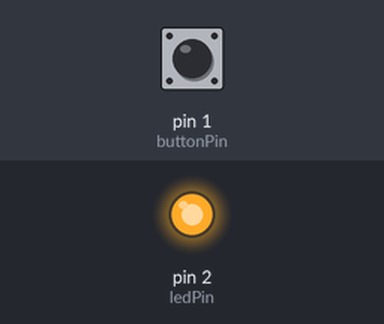
The sketch below on a simulated Arduino Uno, built with avr-gcc and run on an emulated ATmega328P. On the bench: output pins drawn as LEDs (lit = HIGH). The inputs (shaded band) are chosen by the test bench; at power-on: pin 1 (buttonPin) LOW.

Above: at 1.2 s.
1.3 s: pin 1 (buttonPin) pulled HIGH for 0.15 s
At 1.9 s:
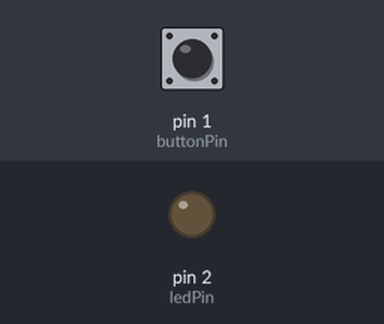
2.9 s: pin 1 (buttonPin) pulled HIGH for 1 s
At 4.3 s:
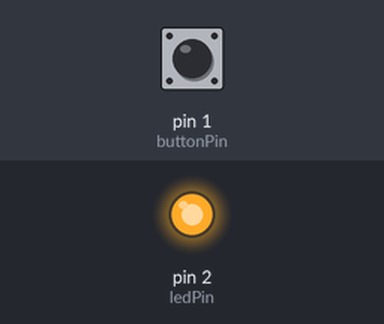
5.4 s: pin 1 (buttonPin) pulled HIGH for 3.2 s
At 6.2 s:
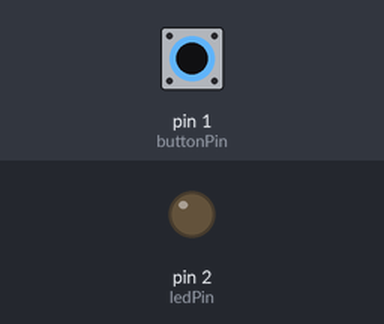
Timing chart, 0 to 8.4 s (numbered marks = the images above; inputs shaded):
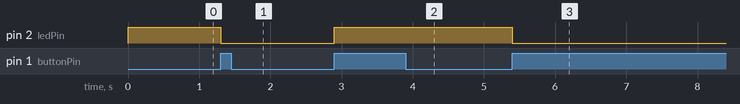

Measured:
- after the input at 1.3 s, pin 2 (ledPin): HIGH → LOW at once
- after the input at 2.9 s, pin 2 (ledPin): LOW → HIGH at once
- after the input at 5.4 s, pin 2 (ledPin): HIGH → LOW at once

The sketch:

sketch.ino
```cpp
const int buttonPin = 1;
const int ledPin = 2;
int ledState = HIGH;
int prevButton = LOW;
int curButton = LOW;

void setup()
{
  pinMode(buttonPin, INPUT);
  pinMode(ledPin, OUTPUT);
  digitalWrite(ledPin, ledState);
}

void loop()
{
  curButton = digitalRead(buttonPin);
  if (!prevButton && curButton) {
    ledState = !ledState;
    digitalWrite(ledPin, ledState);
  }
  prevButton = curButton;
}
```
